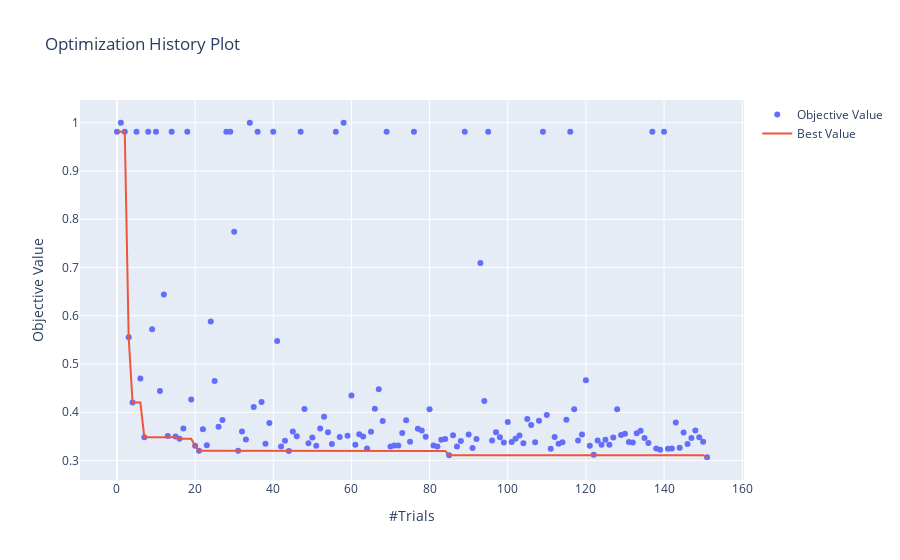

Write notebook code for a chart like this one.
### Code cell
op.visualization.plot_optimization_history(study)

### Figure 1 — Plotly figure (JSON) as saved in the notebook; plotly's stock layout.template omitted (floating-point values rounded to 4 significant figures; data arrays with more than 128 entries replaced by an {"elided": "..."} marker saying what was removed)
{"data": [{"mode": "markers", "name": "Objective Value", "type": "scatter", "x": {"elided": "152 int values"}, "y": {"elided": "152 float values"}}, {"name": "Best Value", "type": "scatter", "x": {"elided": "152 int values"}, "y": {"elided": "152 float values"}}], "layout": {"title": {"text": "Optimization History Plot"}, "xaxis": {"title": {"text": "#Trials"}}, "yaxis": {"title": {"text": "Objective Value"}}}}
